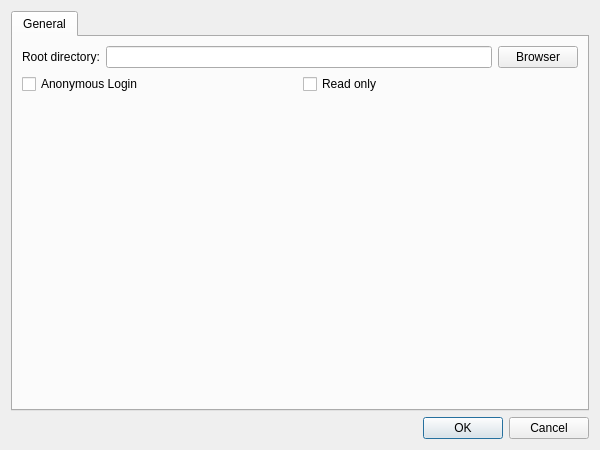
<?xml version="1.0" encoding="UTF-8"?>
<ui version="4.0">
 <class>CDlgSettingsFtpServer</class>
 <widget class="QDialog" name="CDlgSettingsFtpServer">
  <property name="geometry">
   <rect>
    <x>0</x>
    <y>0</y>
    <width>600</width>
    <height>450</height>
   </rect>
  </property>
  <property name="windowTitle">
   <string>Dialog</string>
  </property>
  <layout class="QGridLayout" name="gridLayout">
   <item row="0" column="0">
    <widget class="QTabWidget" name="tabWidget">
     <widget class="QWidget" name="tab">
      <attribute name="title">
       <string>General</string>
      </attribute>
      <layout class="QGridLayout" name="gridLayout_3">
       <item row="0" column="0">
        <layout class="QHBoxLayout" name="horizontalLayout">
         <item>
          <widget class="QLabel" name="label_9">
           <property name="text">
            <string>Root directory:</string>
           </property>
          </widget>
         </item>
         <item>
          <widget class="QLineEdit" name="leRoot"/>
         </item>
         <item>
          <widget class="QPushButton" name="pbRoot">
           <property name="text">
            <string>Browser</string>
           </property>
          </widget>
         </item>
        </layout>
       </item>
       <item row="1" column="0">
        <layout class="QHBoxLayout" name="horizontalLayout_5">
         <item>
          <widget class="QCheckBox" name="cbAnonymousLogin">
           <property name="text">
            <string>Anonymous Login</string>
           </property>
          </widget>
         </item>
         <item>
          <widget class="QCheckBox" name="cbReadOnly">
           <property name="text">
            <string>Read only</string>
           </property>
          </widget>
         </item>
        </layout>
       </item>
       <item row="2" column="0">
        <spacer name="verticalSpacer_2">
         <property name="orientation">
          <enum>Qt::Orientation::Vertical</enum>
         </property>
         <property name="sizeHint" stdset="0">
          <size>
           <width>20</width>
           <height>40</height>
          </size>
         </property>
        </spacer>
       </item>
      </layout>
     </widget>
    </widget>
   </item>
   <item row="1" column="0">
    <widget class="QDialogButtonBox" name="buttonBox">
     <property name="orientation">
      <enum>Qt::Orientation::Horizontal</enum>
     </property>
     <property name="standardButtons">
      <set>QDialogButtonBox::StandardButton::Cancel|QDialogButtonBox::StandardButton::Ok</set>
     </property>
    </widget>
   </item>
  </layout>
 </widget>
 <resources/>
 <connections>
  <connection>
   <sender>buttonBox</sender>
   <signal>accepted()</signal>
   <receiver>CDlgSettingsFtpServer</receiver>
   <slot>accept()</slot>
   <hints>
    <hint type="sourcelabel">
     <x>248</x>
     <y>254</y>
    </hint>
    <hint type="destinationlabel">
     <x>157</x>
     <y>274</y>
    </hint>
   </hints>
  </connection>
  <connection>
   <sender>buttonBox</sender>
   <signal>rejected()</signal>
   <receiver>CDlgSettingsFtpServer</receiver>
   <slot>reject()</slot>
   <hints>
    <hint type="sourcelabel">
     <x>316</x>
     <y>260</y>
    </hint>
    <hint type="destinationlabel">
     <x>286</x>
     <y>274</y>
    </hint>
   </hints>
  </connection>
 </connections>
</ui>
